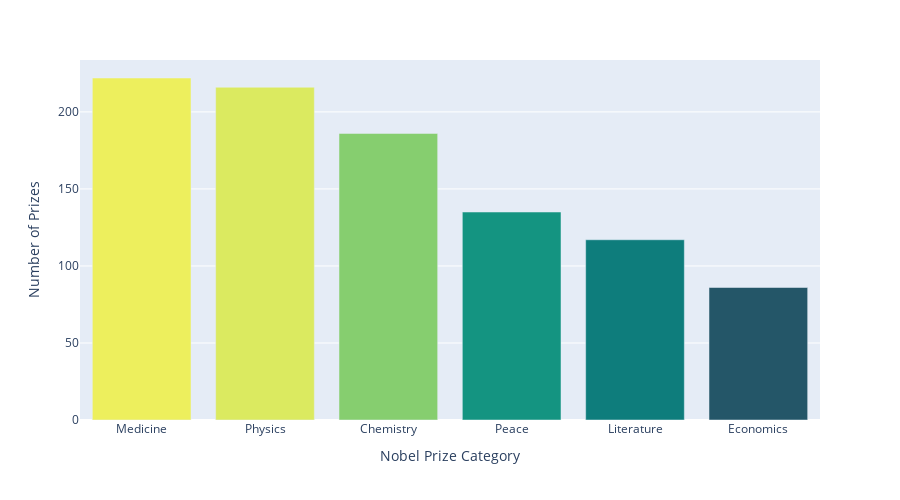

The cell this chart's notebook holds for it:
### Code cell
fig = px.bar(x=category.index,
             y=category.values,
             color=category.values,
             color_continuous_scale="Aggrnyl",
             width=900,
             height=500)
fig.update_layout(coloraxis_showscale=False,
                  xaxis_title='Nobel Prize Category', 
                  yaxis_title='Number of Prizes')
fig.show()

### Figure 1 — Plotly figure (JSON) as saved in the notebook; plotly's stock layout.template omitted (floating-point values rounded to 4 significant figures)
{"data": [{"alignmentgroup": "True", "hovertemplate": "x=%{x}<br>y=%{y}<br>color=%{marker.color}<extra></extra>", "legendgroup": "", "marker": {"color": [222, 216, 186, 135, 117, 86], "coloraxis": "coloraxis", "pattern": {"shape": ""}}, "name": "", "offsetgroup": "", "orientation": "v", "showlegend": false, "textposition": "auto", "type": "bar", "x": ["Medicine", "Physics", "Chemistry", "Peace", "Literature", "Economics"], "xaxis": "x", "y": [222, 216, 186, 135, 117, 86], "yaxis": "y"}], "layout": {"barmode": "relative", "coloraxis": {"colorbar": {"title": {"text": "color"}}, "colorscale": [[0, "rgb(36, 86, 104)"], [0.1667, "rgb(15, 114, 121)"], [0.3333, "rgb(13, 143, 129)"], [0.5, "rgb(57, 171, 126)"], [0.6667, "rgb(110, 197, 116)"], [0.8333, "rgb(169, 220, 103)"], [1, "rgb(237, 239, 93)"]], "showscale": false}, "height": 500, "legend": {"tracegroupgap": 0}, "margin": {"t": 60}, "width": 900, "xaxis": {"anchor": "y", "domain": [0, 1], "title": {"text": "Nobel Prize Category"}}, "yaxis": {"anchor": "x", "domain": [0, 1], "title": {"text": "Number of Prizes"}}}}
